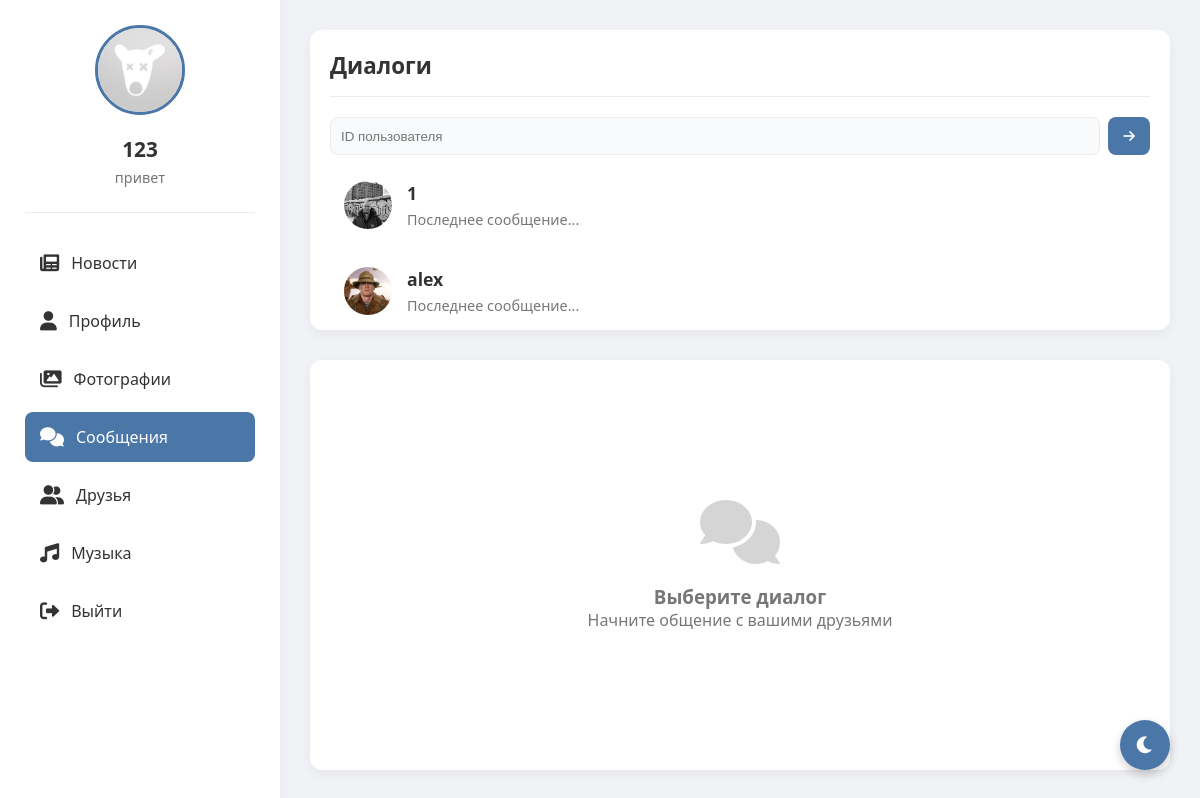
Screenshot of /messages (signed in) with the database file from the repository.
### tables this page shows
CREATE TABLE users (
                id INTEGER PRIMARY KEY AUTOINCREMENT,
                username TEXT UNIQUE NOT NULL,
                password TEXT NOT NULL,
                email TEXT,
                bio TEXT,
                avatar TEXT, role TEXT DEFAULT 'user' CHECK(role IN ('admin', 'moderator', 'user')), is_online BOOLEAN DEFAULT FALSE, last_seen DATETIME, banner TEXT, is_blocked BOOLEAN DEFAULT 0, block_reason TEXT);

### routes/messages.py (the view, shortened to what this page needs)
@bp.route('/messages')
@bp.route('/messages/<int:friend_id>')
def messages(friend_id=None):
    if 'user_id' not in session:
        return redirect(url_for('auth.index'))
    user_id = session['user_id']
    conn = get_db()
    c = conn.cursor()
    c.execute("SELECT * FROM users WHERE id = ?", (user_id,))
    user = c.fetchone()
    c.execute('''SELECT users.id, users.username, users.avatar, users.is_online, users.last_seen
                FROM friends
                JOIN users ON friends.friend_id = users.id
                WHERE friends.user_id = ? AND friends.status = 'accepted'
                UNION
                SELECT users.id, users.username, users.avatar, users.is_online, users.last_seen
                FROM friends
                JOIN users ON friends.user_id = users.id
                WHERE friends.friend_id = ? AND friends.status = 'accepted'
                ORDER BY username''', (user_id, user_id))
    friends = c.fetchall()
    messages = []
    active_friend = None
    conn.close()
    return render_template('messages.html',
                         user=user,
                         friends=friends,
                         messages=messages,
                         friend_id=friend_id,
                         active_friend=active_friend,
                         active_page='messages')

### app.py (called while the page is built)
@app.before_request
def enforce_account_block():
    try:
        if request.path.startswith('/static') or request.path.startswith('/socket.io'):
            return None
        if request.endpoint in {'auth.blocked', 'auth.index', 'static.static_files'}:
            return None
        if 'user_id' not in session:
            return None
        from models import get_db
        conn = get_db()
        c = conn.cursor()
        c.execute('SELECT is_blocked, block_reason FROM users WHERE id = ?', (session['user_id'],))
        row = c.fetchone()
        conn.close()
        if row and row['is_blocked']:
            reason = row['block_reason'] or 'Профиль заблокирован администратором'
            return render_template('blocked.html', reason=reason)
    except Exception:
        return None

### models.py (called while the page is built)
def get_db():
    conn = sqlite3.connect('social_network.db')
    conn.row_factory = sqlite3.Row
    return conn

### templates/messages.html (shortened to what this page needs)
<!DOCTYPE html>
<html lang="ru">
<head>
    <link href="https://cdnjs.cloudflare.com/ajax/libs/font-awesome/6.0.0/css/all.min.css" rel="stylesheet">
</head>
<body>
    <div class="app-container">
        <div class="sidebar">
            <div class="profile-card">
                <img src="{% if user[5] %}{{ url_for('static', filename='uploads/' + user[5]) }}{% else %}{{ url_for('static', filename='uploads/default_avatar.png') }}{% endif %}"
                     alt="Avatar"
                     onerror="this.onerror=null; this.src='{{ url_for('static', filename='uploads/default_avatar.png') }}'">
                <h3>{{ user[1] }}</h3>
                <p>{{ user[4] or 'Статус не указан' }}</p>
            </div>
            <div class="nav">
                <a href="{{ url_for('feed.feed') }}">
                    <i class="fas fa-newspaper"></i> Новости
                </a>
                <a href="{{ url_for('profile.profile') }}">
                    <i class="fas fa-user"></i> Профиль
                </a>
                <a href="{{ url_for('gallery.gallery') }}">
                    <i class="fas fa-images"></i> Фотографии
                </a>
                <a href="{{ url_for('messages.messages') }}" {% if active_page == 'messages' %}class="active"{% endif %}>
                    <i class="fas fa-comments"></i> Сообщения
                </a>
                <a href="{{ url_for('friends.friends') }}" {% if active_page == 'friends' %}class="active"{% endif %}>
                    <i class="fas fa-user-friends"></i> Друзья
                </a>
                <a href="{{ url_for('music.music_index') }}" {% if active_page == 'music' %}class="active"{% endif %}>
                    <i class="fas fa-music"></i> Музыка
                </a>
                <a href="{{ url_for('static.logout') }}">
                    <i class="fas fa-sign-out-alt"></i> Выйти
                </a>
            </div>
        </div>
        <div class="content">
            <div class="friends-list">
                <h2>Диалоги</h2>
                <div style="display:flex; gap:8px; margin-bottom:12px;">
                    <input id="start-chat-id" type="number" placeholder="ID пользователя" style="flex:1; padding:8px 10px; border:1px solid var(--border-color); border-radius:8px; background: var(--info-bg); color: var(--text-primary);">
                    <button id="start-chat-btn" title="Написать" style="width:42px;height:38px;border-radius:8px;border:none;background:var(--active-color);color:#fff;cursor:pointer"><i class="fas fa-arrow-right"></i></button>
                </div>
                {% for friend in friends %}
                <div class="friend-item {% if friend_id == friend[0] %}active{% endif %}" onclick="location.href='{{ url_for('messages.messages', friend_id=friend[0]) }}'">
                    <img src="{% if friend[2] %}{{ url_for('static', filename='uploads/' + friend[2]) }}{% else %}{{ url_for('static', filename='uploads/default_avatar.png') }}{% endif %}"
                         alt="Avatar"
                         onerror="this.onerror=null; this.src='{{ url_for('static', filename='uploads/default_avatar.png') }}'">
                    <div class="friend-info">
                        <h3>{{ friend[1] }}</h3>
                        <p>Последнее сообщение...</p>
                    </div>
                </div>
                {% endfor %}
            </div>
            <div class="chat-container">
                {% if friend_id %}
                <div class="chat-header">
                    <div class="chat-avatar">
                        <img src="{% if active_friend[5] %}{{ url_for('static', filename='uploads/' + active_friend[5]) }}{% else %}{{ url_for('static', filename='uploads/default_avatar.png') }}{% endif %}"
                             alt="Аватар {{ active_friend[1] }}"
                             onerror="this.onerror=null; this.src='{{ url_for('static', filename='uploads/default_avatar.png') }}'">
                        <div class="chat-status {% if active_friend[6] %}chat-status-online{% endif %}"></div>
                    </div>
                    <div class="chat-info">
                        <h3>{{ active_friend[1] }}</h3>
                        <p id="peer-status-text">
                            {% if active_friend[6] %}
                                онлайн
                            {% else %}
                                был(а) {{ active_friend[7].strftime('%H:%M') if active_friend[7] else 'недавно' }}
                            {% endif %}
                        </p>
                    </div>
                    <div class="chat-actions">
                        <button id="audio-call-btn" title="Аудиозвонок"><i class="fas fa-phone-alt"></i></button>
                        <button id="video-call-btn" title="Видеозвонок"><i class="fas fa-video"></i></button>
                        <button id="encrypt-btn" title="Шифрование" style="display:inline-flex;"><i class="fas fa-lock-open"></i></button>
                        <button id="mute-btn" title="Отключить микрофон" style="display:none;"><i class="fas fa-microphone"></i></button>
                        <button title="Дополнительно"><i class="fas fa-ellipsis-v"></i></button>
                    </div>
                </div>
                <div class="chat-messages" id="chat-messages">
                    {% for msg in messages %}
                    <div class="message {% if msg[1] == session['user_id'] %}sent{% else %}received{% endif %}">
                        <div class="message-text">{{ msg[3] }}</div>
                        <div class="message-time">{{ msg[4] }}</div>
                    </div>
                    {% endfor %}
                </div>
                <div class="typing-indicator" id="typing-indicator">
                    {{ active_friend[1] }} печатает...
                </div>
                <div class="chat-input">
                    <button id="select-mode-btn" title="Выбрать сообщения"><i class="fas fa-check-square"></i></button>
                    <button id="attach-button" title="Прикрепить файл"><i class="fas fa-paperclip"></i></button>
                    <input type="file" id="file-input" style="display: none;">
                    <textarea id="message-input" placeholder="Напишите сообщение..."></textarea>
                    <button id="copy-selected-btn" title="Копировать выбранные" style="display:none;"><i class="fas fa-copy"></i></button>
                    <button id="share-selected-btn" title="Поделиться выбранными" style="display:none;"><i class="fas fa-share-alt"></i></button>
                    <button id="send-button" title="Отправить"><i class="fas fa-paper-plane"></i></button>
                </div>
                {% else %}
                <div class="empty-chat">
                    <i class="fas fa-comments"></i>
                    <h3>Выберите диалог</h3>
                    <p>Начните общение с вашими друзьями</p>
                </div>
                {% endif %}
            </div>
        </div>
    </div>
    <button class="theme-toggle" id="themeToggle">
        <i class="fas fa-moon"></i>
    </button>
</body>
</html>

### templates/messages.html (style rules this page uses)
:root { --bg-primary: #f0f2f5; --bg-secondary: #fff; --text-primary: #333; --text-secondary: #777; --border-color: #eaeaea; --shadow: 0 4px 12px rgba(0, 0, 0, 0.05); --section-bg: #fff; --info-bg: #f8fafc; --nav-hover: #f0f2f5; --active-color: #4a76a8; --sent-message: #4a76a8; --received-message: #f0f2f5; --chat-bg: #fff; }
* { margin: 0; padding: 0; box-sizing: border-box; transition: background-color 0.3s, color 0.3s; }
body { font-family: 'Segoe UI', Tahoma, Geneva, Verdana, sans-serif; background: var(--bg-primary); color: var(--text-primary); min-height: 100vh; }
.app-container { display: flex; min-height: 100vh; }
.sidebar { width: 280px; background: var(--bg-secondary); height: 100vh; position: fixed; padding: 25px; box-shadow: 0 0 15px rgba(0,0,0,0.05); z-index: 100; }
.profile-card { text-align: center; padding-bottom: 25px; border-bottom: 1px solid var(--border-color); margin-bottom: 25px; }
.profile-card img { width: 90px; height: 90px; border-radius: 50%; object-fit: cover; border: 3px solid var(--active-color); }
.profile-card h3 { margin: 15px 0 5px; font-size: 1.3rem; }
.profile-card p { color: var(--text-secondary); font-size: 0.9rem; }
.nav { margin-top: 15px; }
.nav a { display: flex; align-items: center; padding: 14px 15px; text-decoration: none; color: var(--text-primary); border-radius: 8px; margin-bottom: 8px; transition: all 0.2s; }
.nav a.active { background: var(--active-color); color: white; }
.nav a i { margin-right: 12px; font-size: 1.2rem; }
.content { flex: 1; margin-left: 280px; padding: 30px; display: flex; height: calc(100vh - 60px); gap: 30px; }
.friends-list { width: 320px; background: var(--section-bg); border-radius: 12px; box-shadow: var(--shadow); padding: 20px; height: 100%; overflow-y: auto; }
.friends-list h2 { margin-bottom: 20px; padding-bottom: 15px; border-bottom: 1px solid var(--border-color); font-size: 1.4rem; color: var(--text-primary); }
.friend-item { display: flex; align-items: center; padding: 14px; cursor: pointer; border-radius: 8px; margin-bottom: 10px; transition: all 0.2s; }
.friend-item img { width: 48px; height: 48px; border-radius: 50%; object-fit: cover; margin-right: 15px; }
.friend-info h3 { margin: 0; font-size: 1.1rem; color: var(--text-primary); }
.friend-info p { color: var(--text-secondary); font-size: 0.9rem; margin-top: 5px; white-space: nowrap; overflow: hidden; text-overflow: ellipsis; }
.chat-container { flex: 1; background: var(--chat-bg); border-radius: 12px; box-shadow: var(--shadow); display: flex; flex-direction: column; height: 100%; }
.empty-chat { flex: 1; display: flex; flex-direction: column; align-items: center; justify-content: center; text-align: center; color: var(--text-secondary); padding: 50px; }
.empty-chat i { font-size: 4rem; margin-bottom: 20px; opacity: 0.3; }
.theme-toggle { position: fixed; bottom: 30px; right: 30px; width: 50px; height: 50px; border-radius: 50%; background: var(--active-color); color: white; border: none; cursor: pointer; display: flex; align-items: center; justify-content: center; box-shadow: 0 4px 10px rgba(0, 0, 0, 0.2); z-index: 1000; font-size: 1.2rem; }
@media (max-width: 1200px) { .content { flex-direction: column; height: auto; } }
@media (max-width: 1200px) { .friends-list { width: 100%; height: 300px; } }
@media (max-width: 1200px) { .chat-container { height: calc(100vh - 400px); } }

### rows the page displays
users: username "123", bio "привет"
users: avatar (picture), username "1"
users: avatar (picture), username "alex"
